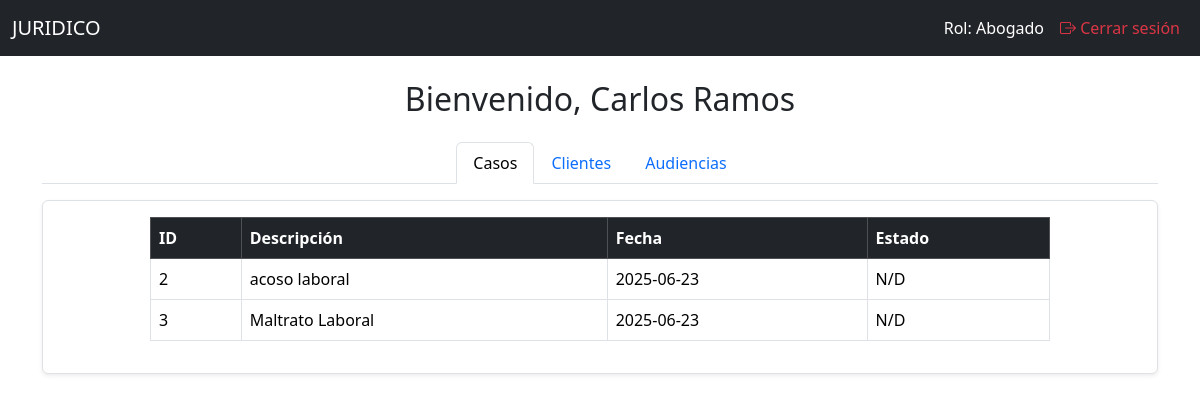
Screenshot of /abogado/dashboard (signed in) with the database file from the repository.
### models/rol_model.py (models this page shows, shortened)
class Rol(db.Model):
    __tablename__ = "rol"
    id_rol = db.Column(db.Integer,primary_key = True)
    nombre_rol = db.Column(db.String(50), nullable = False)
    usuarios = db.relationship('Usuario', back_populates='rol')

### models/usuario_model.py (models this page shows, shortened)
class Usuario(db.Model):
    __tablename__ = "usuarios"
    id_usuario = db.Column(db.Integer,primary_key = True)
    nombre = db.Column(db.String(80), nullable = False)
    usuario = db.Column(db.String(20), nullable = False, unique=True)
    password = db.Column (db.String, nullable=False)
    telefono = db.Column(db.String(20), nullable = True)
    direccion = db.Column(db.String(80), nullable = False)
    matricula = db.Column(db.String(50))
    id_especialidad = db.Column(db.Integer, db.ForeignKey('especialidad.id_especialidad'))
    id_rol = db.Column(db.Integer, db.ForeignKey('rol.id_rol'), nullable=False)
    id_estado_usuario = db.Column(db.Integer, db.ForeignKey('estado_usuario.id_estado_usuario'))
    activo = db.Column(db.Boolean, default=True, nullable=False)
    rol = db.relationship('Rol', back_populates='usuarios')
    estado_usuario = db.relationship('EstadoUsuario', back_populates='usuarios')
    especialidad = db.relationship('Especialidad', back_populates='usuarios')
    casos = db.relationship('Caso', back_populates='usuario')
    seguimientos = db.relationship('Seguimiento', back_populates='usuario')
    @staticmethod
    def get_by_id(id_usuario):
        return Usuario.query.get(id_usuario)

### models/caso_model.py (models this page shows, shortened)
class Caso(db.Model):
    __tablename__ = "caso"
    id_caso = db.Column(db.Integer, primary_key=True)
    id_cliente = db.Column(db.Integer, db.ForeignKey('clientes.id'), nullable=False)
    id_usuario = db.Column(db.Integer, db.ForeignKey('usuarios.id_usuario'), nullable=False)
    id_tipo = db.Column(db.Integer, db.ForeignKey('tipo_caso.id_tipo_caso'), nullable=False)
    id_estado_caso = db.Column(db.Integer, db.ForeignKey('estado_caso.id_estado_caso'), nullable=False)
    id_estado_pago = db.Column(db.Integer, db.ForeignKey('estado_pago.id_estado_pago'), nullable=False)
    fecha_apertura = db.Column(db.DateTime, nullable=False)
    descripcion = db.Column(db.Text, nullable=True)
    monto_total = db.Column(Numeric(10, 2), nullable=False)
    activo = db.Column(db.Boolean, default=True)
    cliente = db.relationship('Cliente', back_populates='casos')
    usuario = db.relationship('Usuario', back_populates='casos')
    tipo = db.relationship('TipoCaso', back_populates='casos')
    estado_caso = db.relationship('EstadoCaso', back_populates='casos')
    estado_pago = db.relationship('EstadoPago', back_populates='casos')
    audiencias = db.relationship('Audiencia', back_populates='caso')
    pagos = db.relationship("Pago", back_populates="caso")
    seguimientos = db.relationship('Seguimiento', back_populates='caso')
    documentos = db.relationship('Documento', back_populates='caso')

### app.py (the view)
@app.route('/abogado/dashboard')
@login_required
def abogado_dashboard():
    if current_user.rol != 'Abogado':
        flash("Acceso no autorizado", "danger")
        return render_template('abogado/dashboard.html', user=current_user)
    casos = Caso.query.filter_by(id_usuario=current_user.usuario.id_usuario).all()
    clientes = Cliente.query.join(Caso).filter(Caso.id_usuario == current_user.usuario.id_usuario).distinct().all()
    audiencias = Audiencia.query.join(Caso).filter(Caso.id_usuario == current_user.usuario.id_usuario).all()
    return render_template(
        'abogado/dashboard.html',
        user=current_user,
        casos=casos,
        clientes=clientes,
        audiencias=audiencias
    )

### app.py (called while the page is built)
@login_manager.user_loader
def load_user(user_id):
    usuario = Usuario.get_by_id(int(user_id))
    return UserLogin(usuario) if usuario else None

@app.context_processor
def inject_active_path():
    def is_active(path):
        return 'active' if request.path == path else ''
    return dict(is_active=is_active)

### auth/user_login.py (called while the page is built)
    @property
    def rol(self):
        return self.usuario.rol.nombre_rol

    @property
    def nombre(self):
        return self.usuario.nombre

### templates/abogado/dashboard.html (shortened to what this page needs)
<!doctype html>
<html lang="es">
  <head>
    <link href="https://cdn.jsdelivr.net/npm/bootstrap@5.3.6/dist/css/bootstrap.min.css" rel="stylesheet">
    <link href="https://cdn.jsdelivr.net/npm/bootstrap-icons@1.10.5/font/bootstrap-icons.css" rel="stylesheet">
  </head>
  <body>
    <nav class="navbar navbar-expand-lg navbar-dark bg-dark">
      <div class="container-fluid">
        <a class="navbar-brand" href="#">JURIDICO</a>
        <div class="collapse navbar-collapse justify-content-end" id="navbarNav">
          <ul class="navbar-nav">
            <li class="nav-item"><span class="nav-link text-white">Rol: {{ current_user.rol }}</span></li>
            <li class="nav-item"><a class="nav-link text-danger" href="{{ url_for('logout') }}"><i class="bi bi-box-arrow-right"></i> Cerrar sesión</a></li>
          </ul>
        </div>
      </div>
    </nav>
    <div class="container mt-4">
      <h2 class="text-center mb-4">Bienvenido, {{ current_user.nombre }}</h2>
      <ul class="nav nav-tabs justify-content-center" id="abogadoTabs" role="tablist">
        <li class="nav-item"><button class="nav-link active" id="casos-tab" data-bs-toggle="tab" data-bs-target="#casos" type="button">Casos</button></li>
        <li class="nav-item"><button class="nav-link" id="clientes-tab" data-bs-toggle="tab" data-bs-target="#clientes" type="button">Clientes</button></li>
        <li class="nav-item"><button class="nav-link" id="audiencias-tab" data-bs-toggle="tab" data-bs-target="#audiencias" type="button">Audiencias</button></li>
      </ul>
      <div class="tab-content p-3 border rounded shadow-sm bg-white mt-3">
        <div class="tab-pane fade show active" id="casos" role="tabpanel">
          {% if casos %}
          <div class="table-responsive">
            <table class="table table-bordered table-hover mx-auto" style="max-width: 900px;">
              <thead class="table-dark">
                <tr>
                  <th>ID</th>
                  <th>Descripción</th>
                  <th>Fecha</th>
                  <th>Estado</th>
                </tr>
              </thead>
              <tbody>
                {% for caso in casos %}
                <tr>
                  <td>{{ caso.id_caso }}</td>
                  <td>{{ caso.descripcion or 'Sin descripción' }}</td>
                  <td>{{ caso.fecha_apertura.strftime('%Y-%m-%d') }}</td>
                  <td>{{ caso.estado.estado_caso if caso.estado else 'N/D' }}</td>
                </tr>
                {% endfor %}
              </tbody>
            </table>
          </div>
          {% else %}
          <div class="alert alert-warning text-center">No tienes casos asignados.</div>
          {% endif %}
        </div>
      </div>
    </div>
  </body>
</html>

### rows the page displays
Rol: rol "Abogado"
Usuario: nombre "Carlos Ramos"
Caso: id_caso "2", descripcion "acoso laboral", fecha_apertura "2025-06-23", estado "N/D"
Caso: id_caso "3", descripcion "Maltrato Laboral", fecha_apertura "2025-06-23", estado "N/D"
